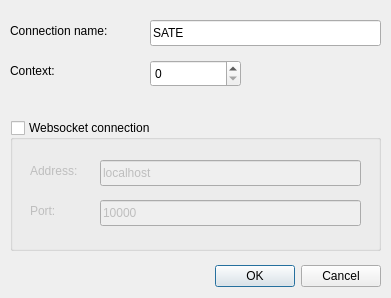
<?xml version="1.0" encoding="UTF-8"?>
<ui version="4.0">
 <class>ConnectDialog</class>
 <widget class="QDialog" name="ConnectDialog">
  <property name="geometry">
   <rect>
    <x>0</x>
    <y>0</y>
    <width>391</width>
    <height>298</height>
   </rect>
  </property>
  <property name="windowTitle">
   <string>Dialog</string>
  </property>
  <widget class="QDialogButtonBox" name="buttonBox">
   <property name="geometry">
    <rect>
     <x>10</x>
     <y>260</y>
     <width>371</width>
     <height>32</height>
    </rect>
   </property>
   <property name="orientation">
    <enum>Qt::Horizontal</enum>
   </property>
   <property name="standardButtons">
    <set>QDialogButtonBox::Cancel|QDialogButtonBox::Ok</set>
   </property>
  </widget>
  <widget class="QLabel" name="label">
   <property name="geometry">
    <rect>
     <x>10</x>
     <y>20</y>
     <width>131</width>
     <height>21</height>
    </rect>
   </property>
   <property name="text">
    <string>Connection name:</string>
   </property>
  </widget>
  <widget class="QLineEdit" name="connectionNameEdit">
   <property name="geometry">
    <rect>
     <x>150</x>
     <y>20</y>
     <width>231</width>
     <height>26</height>
    </rect>
   </property>
   <property name="text">
    <string>SATE</string>
   </property>
  </widget>
  <widget class="QSpinBox" name="contextSpinBox">
   <property name="geometry">
    <rect>
     <x>150</x>
     <y>60</y>
     <width>91</width>
     <height>27</height>
    </rect>
   </property>
  </widget>
  <widget class="QLabel" name="label_2">
   <property name="geometry">
    <rect>
     <x>10</x>
     <y>60</y>
     <width>131</width>
     <height>21</height>
    </rect>
   </property>
   <property name="text">
    <string>Context:</string>
   </property>
  </widget>
  <widget class="QGroupBox" name="wsGroupBox">
   <property name="geometry">
    <rect>
     <x>10</x>
     <y>120</y>
     <width>371</width>
     <height>131</height>
    </rect>
   </property>
   <property name="title">
    <string>Websocket connection</string>
   </property>
   <property name="checkable">
    <bool>true</bool>
   </property>
   <property name="checked">
    <bool>false</bool>
   </property>
   <widget class="QLabel" name="label_3">
    <property name="geometry">
     <rect>
      <x>20</x>
      <y>40</y>
      <width>61</width>
      <height>21</height>
     </rect>
    </property>
    <property name="text">
     <string>Address:</string>
    </property>
   </widget>
   <widget class="QLineEdit" name="wsAddressEdit">
    <property name="geometry">
     <rect>
      <x>90</x>
      <y>40</y>
      <width>261</width>
      <height>26</height>
     </rect>
    </property>
    <property name="text">
     <string>localhost</string>
    </property>
   </widget>
   <widget class="QLabel" name="label_4">
    <property name="geometry">
     <rect>
      <x>20</x>
      <y>80</y>
      <width>61</width>
      <height>21</height>
     </rect>
    </property>
    <property name="text">
     <string>Port:</string>
    </property>
   </widget>
   <widget class="QLineEdit" name="wsPortEdit">
    <property name="geometry">
     <rect>
      <x>90</x>
      <y>80</y>
      <width>261</width>
      <height>26</height>
     </rect>
    </property>
    <property name="text">
     <string>10000</string>
    </property>
   </widget>
  </widget>
 </widget>
 <resources/>
 <connections>
  <connection>
   <sender>buttonBox</sender>
   <signal>accepted()</signal>
   <receiver>ConnectDialog</receiver>
   <slot>accept()</slot>
   <hints>
    <hint type="sourcelabel">
     <x>248</x>
     <y>254</y>
    </hint>
    <hint type="destinationlabel">
     <x>157</x>
     <y>274</y>
    </hint>
   </hints>
  </connection>
  <connection>
   <sender>buttonBox</sender>
   <signal>rejected()</signal>
   <receiver>ConnectDialog</receiver>
   <slot>reject()</slot>
   <hints>
    <hint type="sourcelabel">
     <x>316</x>
     <y>260</y>
    </hint>
    <hint type="destinationlabel">
     <x>286</x>
     <y>274</y>
    </hint>
   </hints>
  </connection>
 </connections>
</ui>
